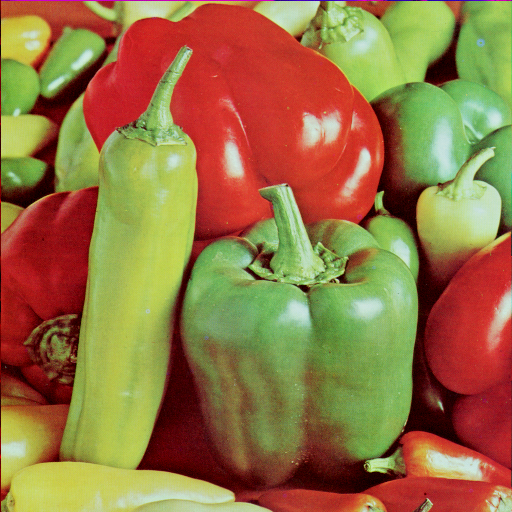
%> input picture excersiecs/RaAr7/3/peppers.png, 512 x 512 px
$ octave t9.m   (GNU Octave 9; MATLAB toolbox functions it lacks are replaced by stand-ins)
%> lines starting %> are read from the running program, lines starting %| are printed output that depends on the picture
clc;
close all;
clear all;
grayImage = imread('img\peppers.png');
%> grayImage is the input picture: size 512x512x3 uint8; mean R, G, B 149.8, 115.6, 66.5
grayImage=rgb2gray(grayImage);
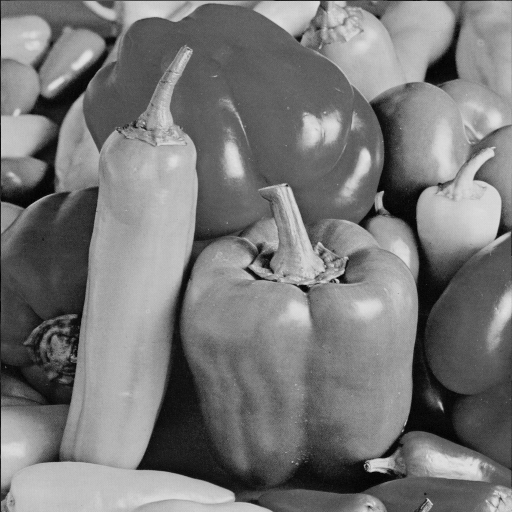
%> grayImage: size 512x512 uint8; min 0, max 228, mean 120.2
xmin=250;
ymin=400;
width=300;
height=300;
subplot(1,2,1);
imshow(grayImage);
h = impixelinfo();
axis on;
I2 = imcrop(grayImage,[xmin,ymin,width,height]);
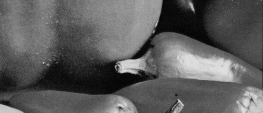
%> I2: size 113x263 uint8; min 1, max 225, mean 92.2
subplot(1,2,2);
imshow(I2)
axis on;
